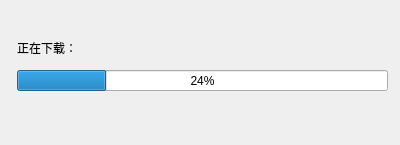
<?xml version="1.0" encoding="UTF-8"?>
<ui version="4.0">
 <class>ProcessDialog</class>
 <widget class="QDialog" name="ProcessDialog">
  <property name="geometry">
   <rect>
    <x>0</x>
    <y>0</y>
    <width>400</width>
    <height>145</height>
   </rect>
  </property>
  <property name="windowTitle">
   <string>Dialog</string>
  </property>
  <widget class="QProgressBar" name="progressBar">
   <property name="geometry">
    <rect>
     <x>17</x>
     <y>70</y>
     <width>371</width>
     <height>21</height>
    </rect>
   </property>
   <property name="value">
    <number>24</number>
   </property>
  </widget>
  <widget class="QLabel" name="label">
   <property name="geometry">
    <rect>
     <x>17</x>
     <y>40</y>
     <width>61</width>
     <height>16</height>
    </rect>
   </property>
   <property name="text">
    <string>正在下载：</string>
   </property>
  </widget>
  <widget class="QLabel" name="labelStatus">
   <property name="geometry">
    <rect>
     <x>250</x>
     <y>40</y>
     <width>131</width>
     <height>20</height>
    </rect>
   </property>
   <property name="text">
    <string/>
   </property>
  </widget>
 </widget>
 <resources/>
 <connections/>
</ui>
